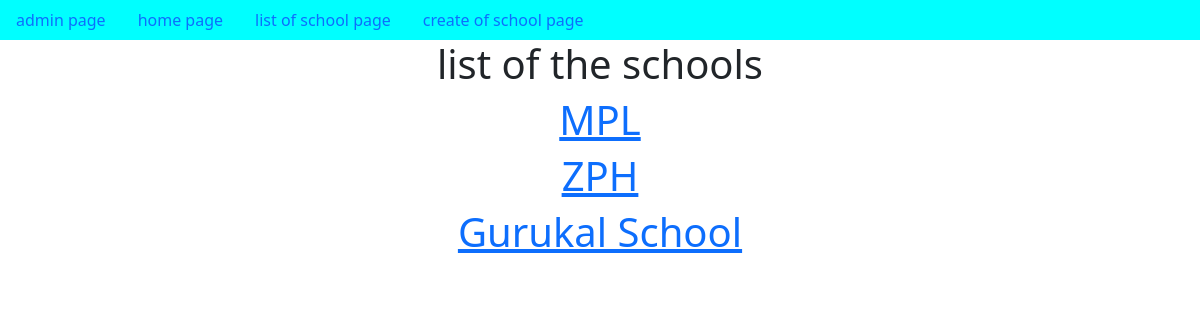
The page /SchoolList/ on the database as committed earlier.
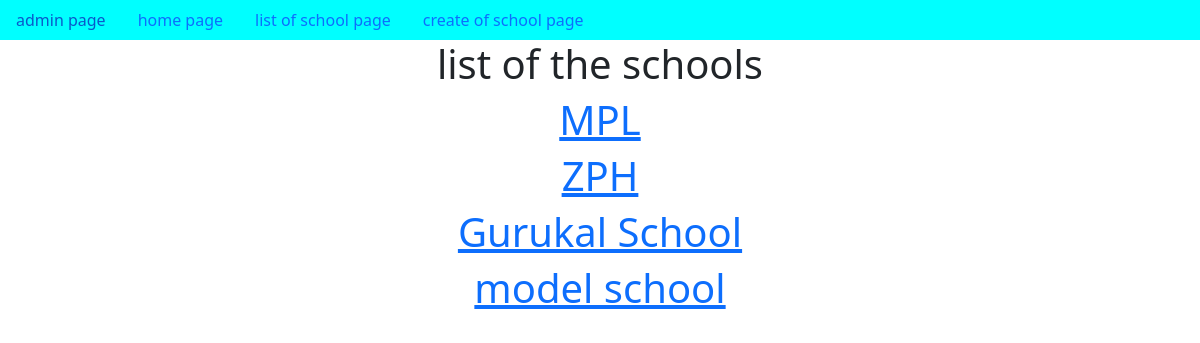
The same page on the database as committed later.
### app/models.py (models this page shows, shortened)
class School(models.Model):
    name=models.CharField(max_length=100)
    principal=models.CharField(max_length=100)
    location=models.CharField(max_length=100)

### app/views.py (the view)
# urls.py: path('SchoolList/',SchoolList.as_view(),name='SchoolList'),
class SchoolList(ListView):
    model=School
    context_object_name='schools'

### templates/app/school_list.html (shortened to what this page needs)
{% extends 'app/dummy.html' %}
{% block body_block %}
<h1> list of the schools </h1>
    {% for school in schools %}
        <a href='{{school.pk}}'><h1>{{school.name}}</h1></a>
    {% endfor %}
{% endblock %}

Rows that differ between the two databases and show on the page:
added School: name "model school"
